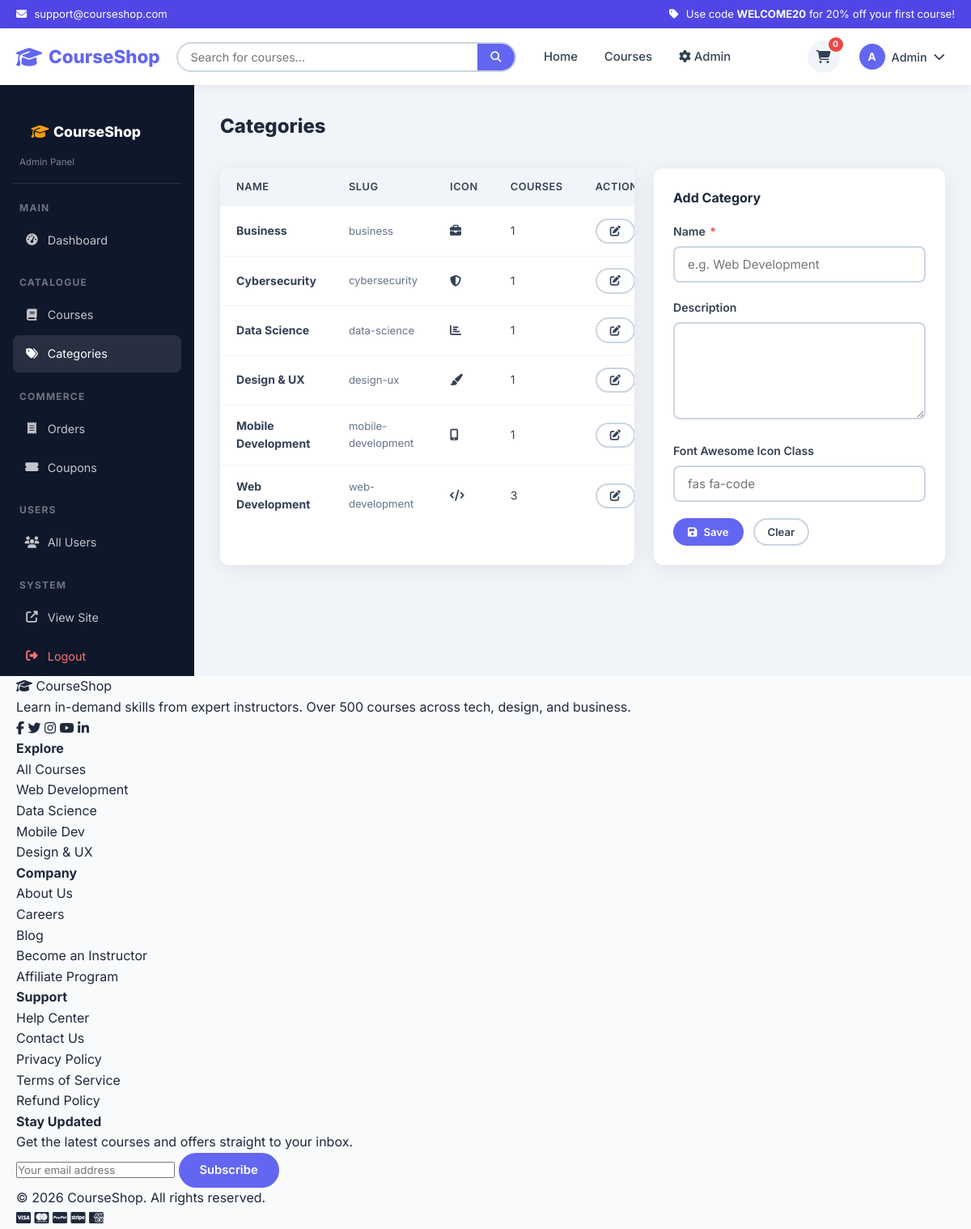
Screenshot of /admin/categories.php (signed in) with the database file from the repository.
### tables this page shows
CREATE TABLE IF NOT EXISTS categories (
    id          INT UNSIGNED AUTO_INCREMENT PRIMARY KEY,
    name        VARCHAR(100) NOT NULL,
    slug        VARCHAR(110) NOT NULL UNIQUE,
    description TEXT,
    icon        VARCHAR(50)  DEFAULT 'fas fa-book',
    created_at  TIMESTAMP    DEFAULT CURRENT_TIMESTAMP
);

### config/helpers.php (called while the page is built, shortened)
<?php
function e(string $s): string {
    return htmlspecialchars($s, ENT_QUOTES | ENT_SUBSTITUTE, 'UTF-8');
}
function nav_active(string $page): string {
    $current = basename($_SERVER['PHP_SELF'], '.php');
    return $current === $page ? 'active' : '';
}

### config/session.php (called while the page is built, shortened)
<?php
function is_logged_in(): bool {
    return !empty($_SESSION['user_id']);
}
function is_admin(): bool {
    return is_logged_in() && ($_SESSION['user_role'] ?? '') === 'admin';
}

### config/database.php (called while the page is built, shortened)
<?php
class Database {
    private static ?PDO $instance = null;
    public static function getInstance(): PDO {
        if (self::$instance === null) {
            $dsn = sprintf(
                'mysql:host=%s;dbname=%s;charset=%s',
                DB_HOST, DB_NAME, DB_CHARSET
            );
            $options = [
                PDO::ATTR_ERRMODE            => PDO::ERRMODE_EXCEPTION,
                PDO::ATTR_DEFAULT_FETCH_MODE => PDO::FETCH_ASSOC,
                PDO::ATTR_EMULATE_PREPARES   => false,
            ];
            try {
                self::$instance = new PDO($dsn, DB_USER, DB_PASS, $options);
            } catch (PDOException $e) {
                error_log('DB connection failed: ' . $e->getMessage());
                die(json_encode(['error' => 'Database connection failed.']));
            }
        }
        return self::$instance;
    }
}
function db(): PDO {
    return Database::getInstance();
}

### admin/categories.php (the view, shortened to what this page needs)
<?php
$categories = db()->query(
    'SELECT cat.*, COUNT(c.id) AS course_count
     FROM categories cat LEFT JOIN courses c ON c.category_id=cat.id AND c.is_active=1
     GROUP BY cat.id ORDER BY cat.name'
)->fetchAll();
require_once __DIR__ . '/../includes/header.php';
?>
<div class="admin-layout">
    <?php include __DIR__ . '/includes/sidebar.php'; ?>
    <main class="admin-main">
        <div class="admin-topbar"><h1>Categories</h1></div>
        <div style="display:grid;grid-template-columns:1fr 360px;gap:1.5rem">
            <div class="admin-table-wrap">
                <table class="data-table">
                    <thead><tr><th>Name</th><th>Slug</th><th>Icon</th><th>Courses</th><th>Actions</th></tr></thead>
                    <tbody>
                    <?php foreach ($categories as $cat): ?>
                    <tr>
                        <td><strong><?= e($cat['name']) ?></strong></td>
                        <td style="font-size:.82rem;color:var(--gray-500)"><?= e($cat['slug']) ?></td>
                        <td><i class="<?= e($cat['icon']) ?>"></i></td>
                        <td><?= $cat['course_count'] ?></td>
                        <td>
                            <button onclick="fillForm(<?= htmlspecialchars(json_encode($cat)) ?>)" class="btn btn--ghost btn--sm"><i class="fas fa-edit"></i></button>
                        </td>
                    </tr>
                    <?php endforeach; ?>
                    </tbody>
                </table>
            </div>
            <div style="background:#fff;border-radius:var(--radius);box-shadow:var(--shadow);padding:1.5rem">
                <h3 style="font-size:1rem;font-weight:700;margin-bottom:1.1rem" id="formTitle">Add Category</h3>
                <form method="POST" id="catForm">
                    <div class="form-group">
                        <label>Name <span class="required">*</span></label>
                        <input type="text" name="name" id="catName" class="form-control" placeholder="e.g. Web Development" required>
                    </div>
                    <div class="form-group">
                        <label>Description</label>
                        <textarea name="description" id="catDesc" class="form-control" rows="2"></textarea>
                    </div>
                    <div class="form-group">
                        <label>Font Awesome Icon Class</label>
                        <input type="text" name="icon" id="catIcon" class="form-control" placeholder="fas fa-code">
                    </div>
                    <div style="display:flex;gap:.75rem">
                        <button class="btn btn--primary btn--sm"><i class="fas fa-save"></i> Save</button>
                        <button type="button" onclick="resetForm()" class="btn btn--ghost btn--sm">Clear</button>
                    </div>
                </form>
            </div>
        </div>
    </main>
</div>
<?php require_once __DIR__ . '/../includes/footer.php'; ?>

### includes/header.php (shortened to what this page needs)
<?php
$cart_count = 0;
if (is_logged_in()) {
    $stmt = db()->prepare('SELECT COUNT(*) FROM cart WHERE user_id = ?');
    $stmt->execute([$_SESSION['user_id']]);
    $cart_count = (int)$stmt->fetchColumn();
} elseif (!empty($_SESSION['cart'])) {
    $cart_count = count($_SESSION['cart']);
}
?>
<!DOCTYPE html>
<html lang="en">
<head>
    <link rel="stylesheet" href="https://cdnjs.cloudflare.com/ajax/libs/font-awesome/6.5.0/css/all.min.css">
    <link rel="stylesheet" href="<?= SITE_URL ?>/assets/css/style.css">
</head>
<body>
<div class="topbar">
    <div class="container topbar__inner">
        <span><i class="fas fa-envelope"></i> <?= SITE_EMAIL ?></span>
        <span><i class="fas fa-tag"></i> Use code <strong>WELCOME20</strong> for 20% off your first course!</span>
    </div>
</div>
<nav class="navbar" id="mainNav">
    <div class="container navbar__inner">
        <a class="navbar__logo" href="<?= SITE_URL ?>/index.php">
            <i class="fas fa-graduation-cap"></i>
            <span><?= SITE_NAME ?></span>
        </a>
        <form class="navbar__search" action="<?= SITE_URL ?>/pages/courses.php" method="GET" role="search">
            <input type="search" name="q" placeholder="Search for courses…"
                   value="<?= e($_GET['q'] ?? '') ?>" aria-label="Search courses">
            <button type="submit" aria-label="Submit search"><i class="fas fa-search"></i></button>
        </form>
        <ul class="navbar__links" id="navLinks">
            <li><a href="<?= SITE_URL ?>/index.php" class="<?= nav_active('index') ?>">Home</a></li>
            <li><a href="<?= SITE_URL ?>/pages/courses.php" class="<?= nav_active('courses') ?>">Courses</a></li>
            <?php if (is_admin()): ?>
            <li><a href="<?= SITE_URL ?>/admin/index.php" class="<?= nav_active('admin') ?>"><i class="fas fa-cog"></i> Admin</a></li>
            <?php endif; ?>
        </ul>
        <div class="navbar__actions">
            <a href="<?= SITE_URL ?>/pages/cart.php" class="btn-icon cart-btn" aria-label="Shopping cart">
                <i class="fas fa-shopping-cart"></i>
                <span class="cart-badge" id="cartBadge" <?= $cart_count === 0 ? 'hidden' : '' ?>><?= $cart_count ?></span>
            </a>
            <?php if (is_logged_in()): ?>
            <div class="user-dropdown">
                <button class="user-dropdown__toggle" aria-haspopup="true" aria-expanded="false">
                    <span class="avatar"><?= strtoupper(substr($_SESSION['user_name'], 0, 1)) ?></span>
                    <span class="user-name"><?= e(explode(' ', $_SESSION['user_name'])[0]) ?></span>
                    <i class="fas fa-chevron-down"></i>
                </button>
            </div>
            <?php else: ?>
            <a href="<?= SITE_URL ?>/auth/login.php" class="btn btn--outline btn--sm">Log In</a>
            <a href="<?= SITE_URL ?>/auth/register.php" class="btn btn--primary btn--sm">Sign Up</a>
            <?php endif; ?>
        </div>
    </div>
</nav>
<main id="mainContent">

### admin/includes/sidebar.php
<?php
$current = basename($_SERVER['PHP_SELF'], '.php');
?>
<aside class="admin-sidebar">
    <div style="padding:.5rem .5rem 1rem;border-bottom:1px solid rgba(255,255,255,.1);margin-bottom:.5rem">
        <a href="<?= SITE_URL ?>/admin/index.php"
           style="display:flex;align-items:center;gap:.6rem;color:#fff;font-size:1.1rem;font-weight:800;text-decoration:none">
            <i class="fas fa-graduation-cap" style="color:var(--secondary)"></i> <?= SITE_NAME ?>
        </a>
        <span style="font-size:.72rem;opacity:.45;margin-top:.2rem;display:block">Admin Panel</span>
    </div>
    <h3>Main</h3>
    <a href="<?= SITE_URL ?>/admin/index.php"   class="<?= $current==='index'   ?'active':'' ?>"><i class="fas fa-tachometer-alt"></i> Dashboard</a>
    <h3>Catalogue</h3>
    <a href="<?= SITE_URL ?>/admin/courses.php" class="<?= $current==='courses' ?'active':'' ?>"><i class="fas fa-book"></i> Courses</a>
    <a href="<?= SITE_URL ?>/admin/categories.php" class="<?= $current==='categories' ?'active':'' ?>"><i class="fas fa-tags"></i> Categories</a>
    <h3>Commerce</h3>
    <a href="<?= SITE_URL ?>/admin/orders.php"  class="<?= $current==='orders'  ?'active':'' ?>"><i class="fas fa-receipt"></i> Orders</a>
    <a href="<?= SITE_URL ?>/admin/coupons.php" class="<?= $current==='coupons' ?'active':'' ?>"><i class="fas fa-ticket-alt"></i> Coupons</a>
    <h3>Users</h3>
    <a href="<?= SITE_URL ?>/admin/users.php"   class="<?= $current==='users'   ?'active':'' ?>"><i class="fas fa-users"></i> All Users</a>
    <h3>System</h3>
    <a href="<?= SITE_URL ?>/index.php" target="_blank"><i class="fas fa-external-link-alt"></i> View Site</a>
    <a href="<?= SITE_URL ?>/auth/logout.php" style="color:#f87171;margin-top:auto"><i class="fas fa-sign-out-alt"></i> Logout</a>
</aside>

### includes/footer.php (shortened to what this page needs)
</main>
<footer class="footer">
    <div class="container footer__grid">
        <div class="footer__brand">
            <a class="footer__logo" href="<?= SITE_URL ?>/index.php">
                <i class="fas fa-graduation-cap"></i> <?= SITE_NAME ?>
            </a>
            <p>Learn in-demand skills from expert instructors. Over 500 courses across tech, design, and business.</p>
            <div class="footer__social">
                <a href="#" aria-label="Facebook"><i class="fab fa-facebook-f"></i></a>
                <a href="#" aria-label="Twitter"><i class="fab fa-twitter"></i></a>
                <a href="#" aria-label="Instagram"><i class="fab fa-instagram"></i></a>
                <a href="#" aria-label="YouTube"><i class="fab fa-youtube"></i></a>
                <a href="#" aria-label="LinkedIn"><i class="fab fa-linkedin-in"></i></a>
            </div>
        </div>
        <div class="footer__col">
            <h4>Explore</h4>
            <ul>
                <li><a href="<?= SITE_URL ?>/pages/courses.php">All Courses</a></li>
                <li><a href="<?= SITE_URL ?>/pages/courses.php?category=web-development">Web Development</a></li>
                <li><a href="<?= SITE_URL ?>/pages/courses.php?category=data-science">Data Science</a></li>
                <li><a href="<?= SITE_URL ?>/pages/courses.php?category=mobile-development">Mobile Dev</a></li>
                <li><a href="<?= SITE_URL ?>/pages/courses.php?category=design-ux">Design & UX</a></li>
            </ul>
        </div>
        <div class="footer__col">
            <h4>Company</h4>
            <ul>
                <li><a href="#">About Us</a></li>
                <li><a href="#">Careers</a></li>
                <li><a href="#">Blog</a></li>
                <li><a href="#">Become an Instructor</a></li>
                <li><a href="#">Affiliate Program</a></li>
            </ul>
        </div>
        <div class="footer__col">
            <h4>Support</h4>
            <ul>
                <li><a href="#">Help Center</a></li>
                <li><a href="#">Contact Us</a></li>
                <li><a href="#">Privacy Policy</a></li>
                <li><a href="#">Terms of Service</a></li>
                <li><a href="#">Refund Policy</a></li>
            </ul>
        </div>
        <div class="footer__col footer__newsletter">
            <h4>Stay Updated</h4>
            <p>Get the latest courses and offers straight to your inbox.</p>
            <form class="newsletter-form" id="newsletterForm">
                <input type="email" placeholder="Your email address" required>
                <button type="submit" class="btn btn--primary">Subscribe</button>
            </form>
        </div>
    </div>
    <div class="footer__bottom">
        <div class="container footer__bottom-inner">
            <p>&copy; <?= date('Y') ?> <?= SITE_NAME ?>. All rights reserved.</p>
            <div class="payment-badges">
                <i class="fab fa-cc-visa"       title="Visa"></i>
                <i class="fab fa-cc-mastercard" title="Mastercard"></i>
                <i class="fab fa-cc-paypal"     title="PayPal"></i>
                <i class="fab fa-cc-stripe"     title="Stripe"></i>
                <i class="fab fa-cc-amex"       title="Amex"></i>
            </div>
        </div>
    </div>
</footer>
</body>
</html>

### rows the page displays
categories: name "Business", slug "business", course_count "1"
categories: name "Cybersecurity", slug "cybersecurity", course_count "1"
categories: name "Data Science", slug "data-science", course_count "1"
categories: name "Design & UX", slug "design-ux", course_count "1"
categories: name "Mobile Development", slug "mobile-development", course_count "1"
categories: name "Web Development", slug "web-development", course_count "3"

### other values shown
SITE_EMAIL "support@courseshop.com"
SITE_NAME "CourseShop"
$cart_count "0"
substr($_SESSION['user_name'], 0, 1) "A"
explode(' ', $_SESSION['user_name'])[0] "Admin"
